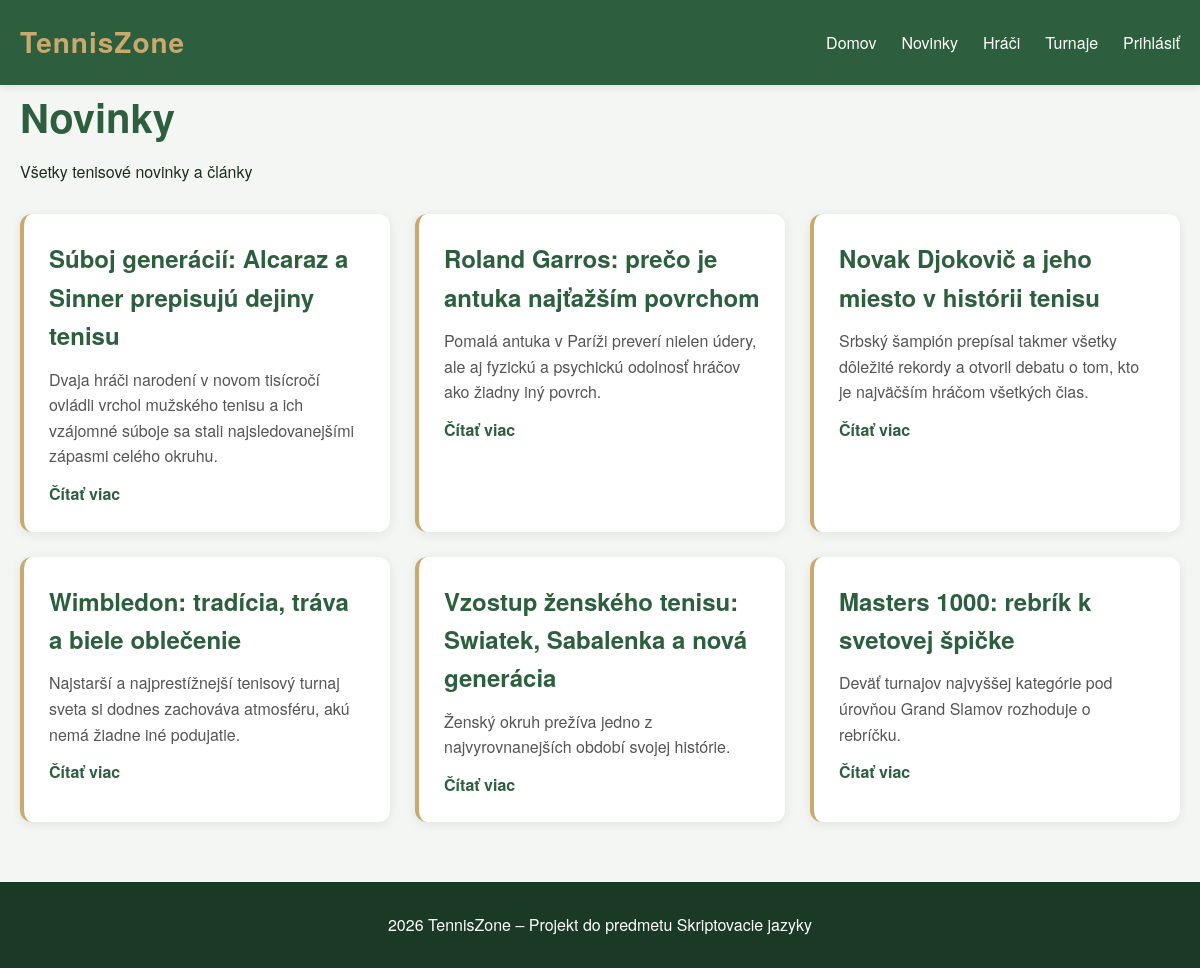
Page /public/templates/articles.php on the committed database.
### tables this page shows
CREATE TABLE IF NOT EXISTS articles (
    id INT AUTO_INCREMENT PRIMARY KEY,
    category_id INT,
    author_id INT,
    title VARCHAR(255) NOT NULL,
    slug VARCHAR(255) NOT NULL UNIQUE,
    perex TEXT,
    content TEXT NOT NULL,
    image VARCHAR(255),
    is_published TINYINT(1) DEFAULT 0,
    views INT DEFAULT 0,
    published_at TIMESTAMP NULL,
    created_at TIMESTAMP DEFAULT CURRENT_TIMESTAMP,
    updated_at TIMESTAMP DEFAULT CURRENT_TIMESTAMP ON UPDATE CURRENT_TIMESTAMP,
    FOREIGN KEY (category_id) REFERENCES categories(id) ON DELETE SET NULL,
    FOREIGN KEY (author_id) REFERENCES users(id) ON DELETE SET NULL
);

### autoload.php (called while the page is built, shortened)
<?php
spl_autoload_register(function (string $class): void {
    $prefixes = [
        'App\\Core\\'   => __DIR__ . '/app/core/',
        'App\\Models\\' => __DIR__ . '/app/models/',
    ];
    foreach ($prefixes as $prefix => $baseDir) {
        $len = strlen($prefix);
        if (strncmp($class, $prefix, $len) !== 0) {
            continue;
        }
        $relative = substr($class, $len);
        $file = $baseDir . str_replace('\\', '/', $relative) . '.php';
        if (is_file($file)) {
            return;
        }
    }
});

### app/core/Database.php (called while the page is built, shortened)
<?php
class Database {
    private $host = 'localhost';
    private $dbname = 'tenniszone1';
    private $username = 'root';
    private $password = '';
    private \PDO $connection;
    public function __construct() {
        try {
            $dsn = "mysql:host={$this->host};dbname={$this->dbname};charset=utf8mb4";
            $this->connection = new \PDO($dsn, $this->username, $this->password);
            $this->connection->setAttribute(\PDO::ATTR_ERRMODE, \PDO::ERRMODE_EXCEPTION);
            $this->connection->setAttribute(\PDO::ATTR_DEFAULT_FETCH_MODE, \PDO::FETCH_OBJ);
        } catch (\PDOException $e) {
            echo "Chyba pripojenia: " . $e->getMessage();
        }
    }
    public function getConnection() {
        return $this->connection;
    }
}

### app/models/Post.php (called while the page is built, shortened)
<?php
class Post {
    private $db;
    public function __construct() {
        $database = new Database();
        $this->db = $database->getConnection();
    }
    public function all() {
        $sql = "SELECT * FROM articles ORDER BY created_at DESC";
        $stmt = $this->db->query($sql);
        return $stmt->fetchAll();
    }
}

### public/templates/articles.php (the view, shortened to what this page needs)
<?php
require_once __DIR__ . '/../../autoload.php'; ?>
<?php include __DIR__ . '/partials/header.php';
$post = new Post();
$articles = $post->all();
?>
<h1>Novinky</h1>
<p>Všetky tenisové novinky a články</p>
<div class="articles">
    <?php foreach ($articles as $article): ?>
        <div class="article-card">
            <h2><?php echo htmlspecialchars($article->title); ?></h2>
            <p><?php echo htmlspecialchars($article->perex); ?></p>
            <a href="article-detail.php?id=<?php echo $article->id; ?>">Čítať viac</a>
        </div>
    <?php endforeach; ?>
</div>
<?php include __DIR__ . '/partials/footer.php'; ?>

### public/assets/css/style.css (style rules this page uses)
* { box-sizing: border-box; margin: 0; padding: 0; }
body { font-family: 'Helvetica Neue', Arial, sans-serif; background: #f4f6f4; color: #1a2e1a; line-height: 1.6; }
h1 { font-size: 2.5rem; color: #2d5f3f; margin-bottom: 10px; }
h2 { font-size: 1.5rem; color: #2d5f3f; margin-bottom: 12px; }
.articles { display: grid; grid-template-columns: repeat(auto-fit, minmax(320px, 1fr)); gap: 25px; margin-top: 30px; }
.article-card { background: white; border-radius: 12px; padding: 25px; box-shadow: 0 2px 12px rgba(0,0,0,0.08); transition: transform 0.2s, box-shadow 0.2s; border-left: 4px solid #c9a96e; }
.article-card p { color: #555; margin: 12px 0; }
.article-card a { color: #2d5f3f; font-weight: 600; text-decoration: none; }

### rows in the picture
articles: title "Súboj generácií: Alcaraz a Sinner prepisujú dejiny tenisu", perex "Dvaja hráči narodení v novom tisícročí ovládli vrchol mužského tenisu a ich vzájomné súboje sa stali najsledovanejšími zápasmi celého okruhu."
articles: title "Roland Garros: prečo je antuka najťažším povrchom", perex "Pomalá antuka v Paríži preverí nielen údery, ale aj fyzickú a psychickú odolnosť hráčov ako žiadny iný povrch."
articles: title "Novak Djokovič a jeho miesto v histórii tenisu", perex "Srbský šampión prepísal takmer všetky dôležité rekordy a otvoril debatu o tom, kto je najväčším hráčom všetkých čias."
articles: title "Wimbledon: tradícia, tráva a biele oblečenie", perex "Najstarší a najprestížnejší tenisový turnaj sveta si dodnes zachováva atmosféru, akú nemá žiadne iné podujatie."
articles: title "Vzostup ženského tenisu: Swiatek, Sabalenka a nová generácia", perex "Ženský okruh prežíva jedno z najvyrovnanejších období svojej histórie."
articles: title "Masters 1000: rebrík k svetovej špičke", perex "Deväť turnajov najvyššej kategórie pod úrovňou Grand Slamov rozhoduje o rebríčku."
